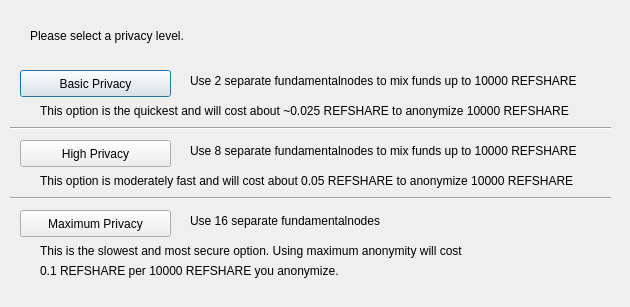
<?xml version="1.0" encoding="UTF-8"?>
<ui version="4.0">
 <class>ObfuscationConfig</class>
 <widget class="QDialog" name="ObfuscationConfig">
  <property name="geometry">
   <rect>
    <x>0</x>
    <y>0</y>
    <width>630</width>
    <height>307</height>
   </rect>
  </property>
  <property name="windowTitle">
   <string>Configure Obfuscation</string>
  </property>
  <widget class="QPushButton" name="buttonBasic">
   <property name="geometry">
    <rect>
     <x>20</x>
     <y>70</y>
     <width>151</width>
     <height>27</height>
    </rect>
   </property>
   <property name="text">
    <string>Basic Privacy</string>
   </property>
  </widget>
  <widget class="QPushButton" name="buttonHigh">
   <property name="geometry">
    <rect>
     <x>20</x>
     <y>140</y>
     <width>151</width>
     <height>27</height>
    </rect>
   </property>
   <property name="text">
    <string>High Privacy</string>
   </property>
  </widget>
  <widget class="QPushButton" name="buttonMax">
   <property name="geometry">
    <rect>
     <x>20</x>
     <y>210</y>
     <width>151</width>
     <height>27</height>
    </rect>
   </property>
   <property name="text">
    <string>Maximum Privacy</string>
   </property>
  </widget>
  <widget class="QLabel" name="label">
   <property name="geometry">
    <rect>
     <x>30</x>
     <y>20</y>
     <width>571</width>
     <height>31</height>
    </rect>
   </property>
   <property name="text">
    <string>Please select a privacy level.</string>
   </property>
  </widget>
  <widget class="QLabel" name="label_2">
   <property name="geometry">
    <rect>
     <x>190</x>
     <y>70</y>
     <width>421</width>
     <height>21</height>
    </rect>
   </property>
   <property name="text">
    <string>Use 2 separate fundamentalnodes to mix funds up to 10000 REFSHARE</string>
   </property>
  </widget>
  <widget class="QLabel" name="label_3">
   <property name="geometry">
    <rect>
     <x>190</x>
     <y>140</y>
     <width>411</width>
     <height>21</height>
    </rect>
   </property>
   <property name="text">
    <string>Use 8 separate fundamentalnodes to mix funds up to 10000 REFSHARE</string>
   </property>
  </widget>
  <widget class="QLabel" name="label_4">
   <property name="geometry">
    <rect>
     <x>190</x>
     <y>210</y>
     <width>421</width>
     <height>21</height>
    </rect>
   </property>
   <property name="text">
    <string>Use 16 separate fundamentalnodes</string>
   </property>
  </widget>
  <widget class="QLabel" name="label_6">
   <property name="geometry">
    <rect>
     <x>40</x>
     <y>100</y>
     <width>561</width>
     <height>21</height>
    </rect>
   </property>
   <property name="text">
    <string>This option is the quickest and will cost about ~0.025 REFSHARE to anonymize 10000 REFSHARE</string>
   </property>
  </widget>
  <widget class="QLabel" name="label_7">
   <property name="geometry">
    <rect>
     <x>40</x>
     <y>170</y>
     <width>561</width>
     <height>21</height>
    </rect>
   </property>
   <property name="text">
    <string>This option is moderately fast and will cost about 0.05 REFSHARE to anonymize 10000 REFSHARE</string>
   </property>
  </widget>
  <widget class="QLabel" name="label_8">
   <property name="geometry">
    <rect>
     <x>40</x>
     <y>240</y>
     <width>561</width>
     <height>21</height>
    </rect>
   </property>
   <property name="text">
    <string>This is the slowest and most secure option. Using maximum anonymity will cost</string>
   </property>
  </widget>
  <widget class="QLabel" name="label_9">
   <property name="geometry">
    <rect>
     <x>40</x>
     <y>260</y>
     <width>561</width>
     <height>21</height>
    </rect>
   </property>
   <property name="text">
    <string>0.1 REFSHARE per 10000 REFSHARE you anonymize.</string>
   </property>
  </widget>
  <widget class="Line" name="line">
   <property name="geometry">
    <rect>
     <x>10</x>
     <y>120</y>
     <width>601</width>
     <height>16</height>
    </rect>
   </property>
   <property name="orientation">
    <enum>Qt::Horizontal</enum>
   </property>
  </widget>
  <widget class="Line" name="line_2">
   <property name="geometry">
    <rect>
     <x>10</x>
     <y>190</y>
     <width>601</width>
     <height>16</height>
    </rect>
   </property>
   <property name="orientation">
    <enum>Qt::Horizontal</enum>
   </property>
  </widget>
 </widget>
 <resources/>
 <connections/>
</ui>
